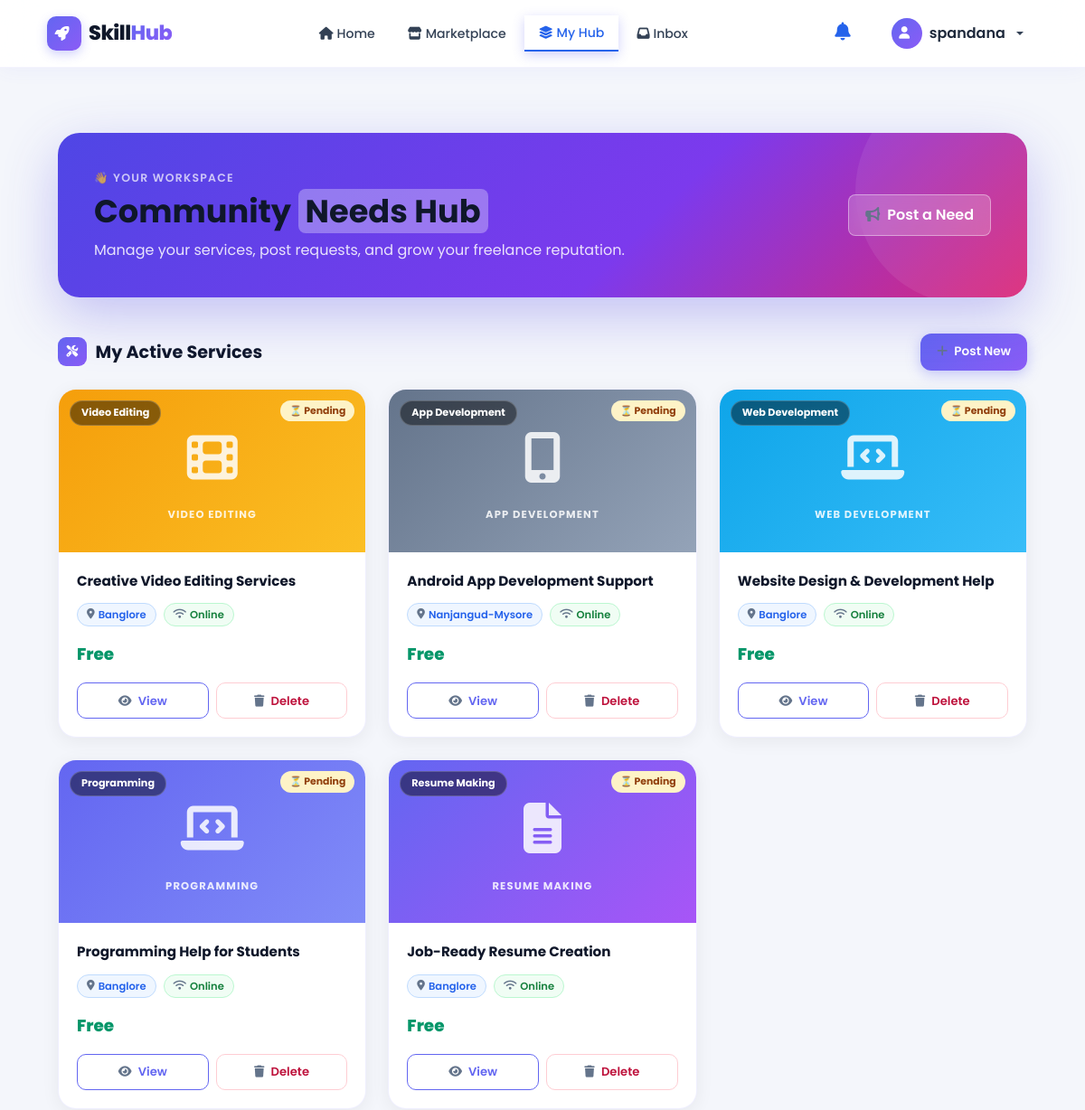
The page /hub/ (signed in, upper part) on the database as committed earlier.
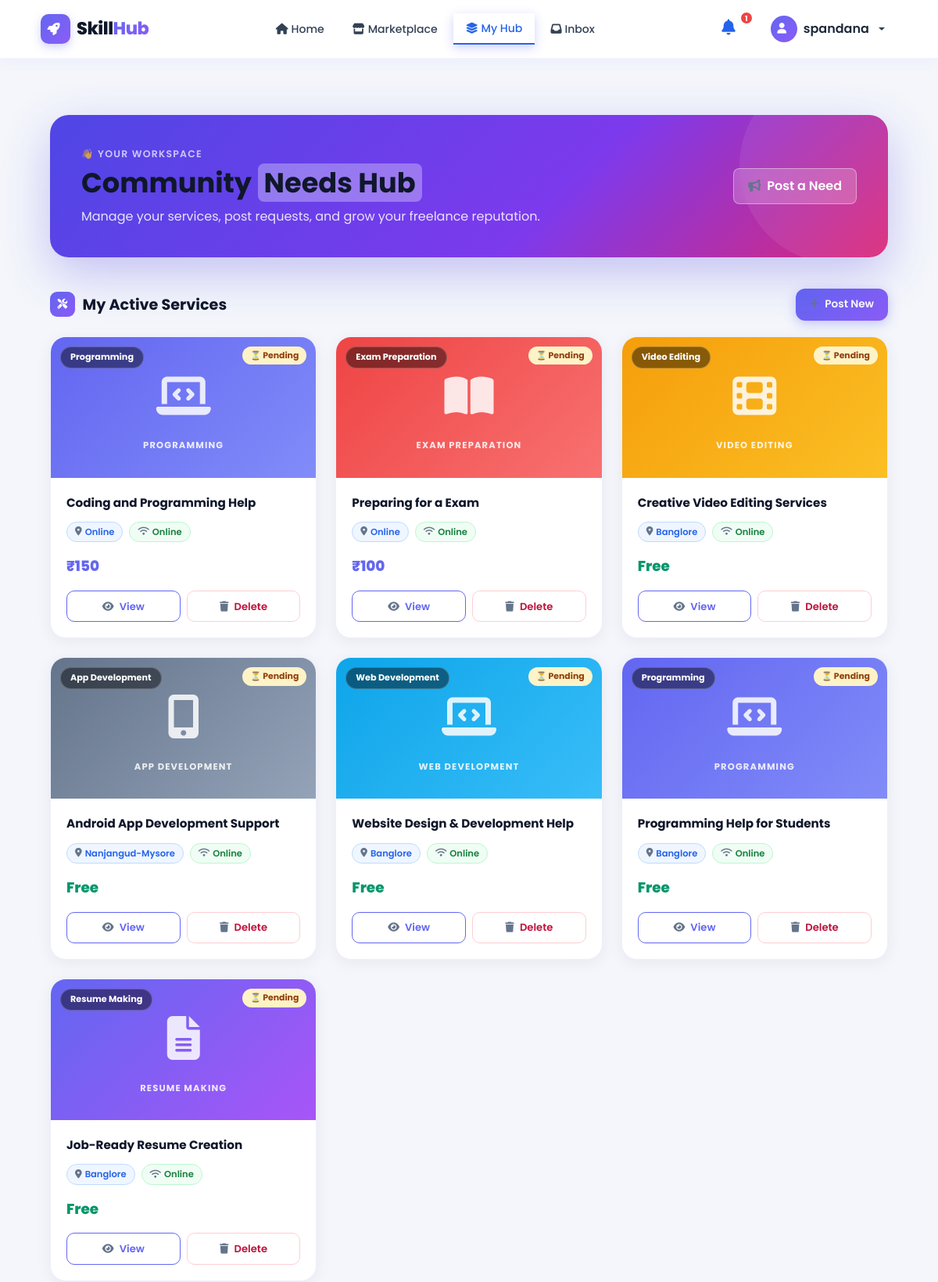
The same page on the database as committed later.
### skills/models.py (models this page shows, shortened)
class Service(models.Model):
    user = models.ForeignKey(User, on_delete=models.CASCADE, related_name='services')
    title = models.CharField(max_length=200)
    description = models.TextField()
    category = models.CharField(max_length=50, choices=CATEGORY_CHOICES)
    image = models.ImageField(upload_to='service_images/', blank=True, null=True)
    payment_type = models.CharField(max_length=20, choices=PAYMENT_TYPE_CHOICES)
    price = models.DecimalField(max_digits=10, decimal_places=2, null=True, blank=True)
    location = models.CharField(max_length=100, choices=LOCATION_CHOICES, help_text="City where this service is available")
    service_type = models.CharField(max_length=20, choices=SERVICE_TYPE_CHOICES, default='Online', help_text="Online or Offline delivery")
    payment_method = models.CharField(max_length=50, choices=PAYMENT_METHOD_CHOICES, default='cash')
    delivery_time = models.CharField(max_length=50, choices=DELIVERY_CHOICES, default='negotiable')
    custom_category = models.CharField(max_length=50, blank=True, null=True)
    is_approved = models.BooleanField(default=False)
    created_at = models.DateTimeField(auto_now_add=True)
    class Meta:
        ordering = ['-created_at']
    @property
    def avg_rating(self):
        if hasattr(self, '_avg_rating'):
            return self._avg_rating
        from django.db.models import Avg
        avg = self.reviews.aggregate(Avg('rating'))['rating__avg']
        return avg if avg else 0

### skills/views.py (the view)
# urls.py: path('hub/', views.my_hub, name='my_hub'),
@login_required
def my_hub(request):
    user_services = Service.objects.filter(user=request.user)
    user_requests = HelpRequest.objects.filter(user=request.user)
    return render(request, 'my_services.html', {
        'user_services': user_services,
        'user_requests': user_requests
    })

### skills/context_processors.py (called while the page is built)
def unread_notifications_count(request):
    if request.user.is_authenticated:
        count = Notification.objects.filter(user=request.user, is_read=False).count()
        return {'unread_notifications_count': count}
    return {'unread_notifications_count': 0}

### templates/my_services.html (shortened to what the changed rows need)
{% extends 'base.html' %}
{% load static %}
{% block content %}
<div class="py-4">
    <div class="container">
        <div class="hub-hero" data-aos="fade-down">
            <div class="row align-items-center position-relative" style="z-index:2;">
                <div class="col-lg-8">
                    <h1>Community <span style="background:rgba(255,255,255,0.3);padding:0 8px;border-radius:8px;">Needs Hub</span></h1>
                </div>
            </div>
        </div>
        <div class="mb-5">
            <div class="row g-4">
                {% for service in user_services %}
                <div class="col-md-6 col-lg-4" data-aos="fade-up" data-aos-delay="{{ forloop.counter0 }}0">
                    <div class="srv-card">
                        <div class="srv-img-area
                            {% if service.category == 'programming' %}cat-prog
                            {% elif service.category == 'web_dev' %}cat-web
                            {% elif service.category == 'graphic_design' %}cat-design
                            {% elif service.category == 'video_editing' %}cat-video
                            {% elif service.category == 'tutoring' %}cat-tutor
                            {% elif service.category == 'resume' %}cat-resume
                            {% elif service.category == 'exam_prep' %}cat-exam
                            {% else %}cat-other{% endif %}">
                            {% if service.image %}
                                <img src="{{ service.image.url }}" alt="{{ service.title }}">
                            {% else %}
                                <div class="cat-illustration">
                                    <span class="cat-icon">
                                        <i class="fas
                                        {% if service.category == 'programming' or service.category == 'web_dev' %}fa-laptop-code
                                        {% elif service.category == 'graphic_design' %}fa-paint-brush
                                        {% elif service.category == 'video_editing' %}fa-film
                                        {% elif service.category == 'tutoring' %}fa-chalkboard-teacher
                                        {% elif service.category == 'resume' %}fa-file-alt
                                        {% elif service.category == 'exam_prep' %}fa-book-open
                                        {% elif service.category == 'writing' %}fa-pen-nib
                                        {% elif service.category == 'app_dev' %}fa-mobile-alt
                                        {% else %}fa-star{% endif %}"></i>
                                    </span>
                                    <span class="cat-label">{{ service.get_category_display }}</span>
                                </div>
                            {% endif %}
                            <span class="srv-cat-badge">{{ service.get_category_display }}</span>
                            {% if service.is_approved %}
                                <span class="srv-status approved">✓ Live</span>
                            {% else %}
                                <span class="srv-status pending">⏳ Pending</span>
                            {% endif %}
                        </div>
                        <div class="srv-body">
                            <div class="srv-title">{{ service.title }}</div>
                            <div class="srv-meta">
                                {% if service.location %}
                                <span class="srv-meta-pill pill-blue"><i class="fas fa-map-marker-alt"></i> {{ service.location }}</span>
                                {% endif %}
                                {% if service.service_type == 'Online' %}
                                <span class="srv-meta-pill pill-green"><i class="fas fa-wifi"></i> Online</span>
                                {% elif service.service_type == 'Offline' %}
                                <span class="srv-meta-pill pill-red"><i class="fas fa-map-pin"></i> Offline</span>
                                {% endif %}
                            </div>
                            <div class="srv-price">
                                {% if service.payment_type == 'free' %}
                                    <span style="color:#059669;">Free</span>
                                {% elif service.payment_type == 'paid' %}
                                    ₹{{ service.price|floatformat:0 }}
                                {% else %}
                                    <span style="color:#0ea5e9;">Negotiable</span>
                                {% endif %}
                            </div>
                            <div class="srv-actions">
                                <a href="{% url 'service_detail' service.pk %}" class="btn-view">
                                    <i class="fas fa-eye me-1"></i> View
                                </a>
                                <a href="{% url 'delete_service' service.pk %}" class="btn-del" onclick="return confirm('Delete this service?')">
                                    <i class="fas fa-trash me-1"></i> Delete
                                </a>
                            </div>
                        </div>
                    </div>
                </div>
                {% endfor %}
            </div>
        </div>
    </div>
</div>
{% endblock %}

### templates/base.html (shortened to what this page needs)
{% load static %}
<!DOCTYPE html>
<html lang="en">
<head>
    <link href="https://cdn.jsdelivr.net/npm/bootstrap@5.3.2/dist/css/bootstrap.min.css" rel="stylesheet">
    <link rel="stylesheet" href="https://cdnjs.cloudflare.com/ajax/libs/font-awesome/6.4.2/css/all.min.css">
    <link href="https://unpkg.com/aos@2.3.1/dist/aos.css" rel="stylesheet">
    <link rel="stylesheet" href="{% static 'css/style.css' %}">
</head>
<body>
    <nav class="navbar navbar-expand-lg border-0 sticky-top" id="mainNavbar">
        <div class="container">
            <a class="navbar-brand d-flex align-items-center gap-2" href="{% url 'home' %}">
                <div class="brand-icon-wrap">
                    <i class="fas fa-rocket"></i>
                </div>
                <span class="brand-text">Skill<span class="brand-accent">Hub</span></span>
            </a>
            <div class="collapse navbar-collapse" id="navbarNav">
                <ul class="navbar-nav mx-auto align-items-center gap-lg-1">
                    <li class="nav-item">
                        <a class="nav-link nav-pill {% if request.path == '/' %}active{% endif %}" href="{% url 'home' %}"><i class="fas fa-home me-1"></i>Home</a>
                    </li>
                    <li class="nav-item">
                        <a class="nav-link nav-pill {% if request.path == '/services/' %}active{% endif %}" href="{% url 'services' %}"><i class="fas fa-store me-1"></i>Marketplace</a>
                    </li>
                    {% if user.is_authenticated %}
                    <li class="nav-item">
                        <a class="nav-link nav-pill {% if request.path == '/hub/' %}active{% endif %}" href="{% url 'my_hub' %}"><i class="fas fa-layer-group me-1"></i>My Hub</a>
                    </li>
                    <li class="nav-item">
                        <a class="nav-link nav-pill {% if request.path == '/inbox/' %}active{% endif %}" href="{% url 'inbox' %}"><i class="fas fa-inbox me-1"></i>Inbox</a>
                    </li>
                    {% endif %}
                </ul>
                <ul class="navbar-nav align-items-center gap-2">
                    {% if user.is_authenticated %}
                        <li class="nav-item">
                            <a href="{% url 'inbox' %}" class="nav-link position-relative px-2" title="Notifications">
                                <i class="fas fa-bell fs-5" style="color:#6366f1;"></i>
                                {% if unread_notifications_count > 0 %}
                                <span class="notif-badge">{{ unread_notifications_count }}</span>
                                {% endif %}
                            </a>
                        </li>
                        <li class="nav-item dropdown">
                            <a class="nav-link dropdown-toggle d-flex align-items-center gap-2 user-nav-btn" href="#" id="userNav" role="button" data-bs-toggle="dropdown">
                                <div class="user-avatar-nav">
                                    <i class="fas fa-user"></i>
                                </div>
                                <span class="fw-semibold d-none d-md-inline" style="color:#1e293b;">{{ user.username }}</span>
                            </a>
                        </li>
                    {% endif %}
                </ul>
            </div>
        </div>
    </nav>
    <div class="container my-5" style="min-height: 70vh;">
        {% block content %}{% endblock %}
    </div>
</body>
</html>

Rows that differ between the two databases and show on the page:
added Service: category "PROGRAMMING", category "Programming", is_approved "⏳ Pending", title "Coding and Programming Help", location "Online", service_type "Online" (drawn), price "150"
added Service: category "EXAM PREPARATION", category "Exam Preparation", is_approved "⏳ Pending", title "Preparing for a Exam", location "Online", service_type "Online" (drawn), price "100"
Other text that changed with them:
{{ unread_notifications_count }}: (not shown) → "1"
